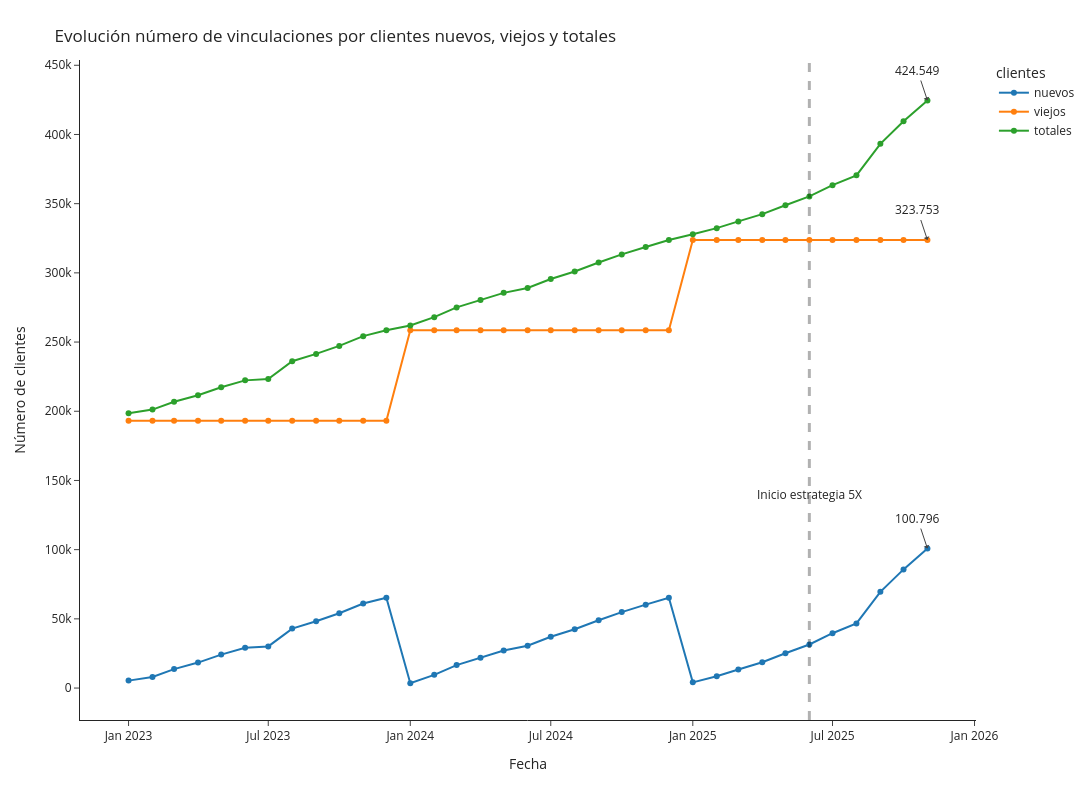

Source (notebook cell):
### Markdown cell above
# Vinculaciones

### Code cell
df_plot1 = df[['fecha_ym2', 'num_vinc_new_cumsum_ym']]
df_plot1.columns = ['fecha', 'cantidad_clientes']
df_plot1['clientes'] = 'nuevos'
df_plot2 = df[['fecha_ym2', 'num_vinc_old']]
df_plot2.columns = ['fecha', 'cantidad_clientes']
df_plot2['clientes'] = 'viejos'
df_plot3 = df[['fecha_ym2', 'num_vinc_cumsum']]
df_plot3.columns = ['fecha', 'cantidad_clientes']
df_plot3['clientes'] = 'totales'

df_plot = pd.concat([df_plot1[:35], df_plot2[:35], df_plot3[:35]])

fig = px.line(df_plot, x="fecha", y="cantidad_clientes", color='clientes',markers=True, template='simple_white', width=1600, height=800)
fig.add_vline(x='2025-06-01', line_width=3, line_dash="dash")
fig.update_layout(
    title={
        'text': "Evolución número de vinculaciones por clientes nuevos, viejos y totales",
        'xanchor': 'left',
        'yanchor': 'top'},
    xaxis=dict(
            title=dict(
                text="Fecha"
            )),
    yaxis=dict(
            title=dict(
                text="Número de clientes"
            ))
)
fig.add_annotation(x='2025-06-01', y=140000,
            text="Inicio estrategia 5X",
            showarrow=False,
            arrowhead=1)
fig.add_annotation(x='2025-11-01', y=424549,
            text="424.549",
            showarrow=True,
            arrowhead=1)
fig.add_annotation(x='2025-11-01', y=323753,
            text="323.753",
            showarrow=True,
            arrowhead=1)
fig.add_annotation(x='2025-11-01', y=100796,
            text="100.796",
            showarrow=True,
            arrowhead=1)
fig.show()
